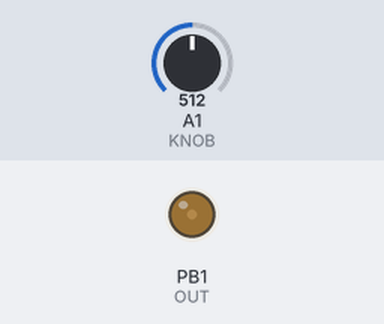
The sketch below on a simulated ATtiny85, built with avr-gcc and run on an emulated ATtiny85. Parts: output pins drawn as LEDs (lit = HIGH). The test bench sets the inputs (shaded band); at power-on: A1 (KNOB) = 512.

Above: at 1.2 s.
1.3 s: A1 (KNOB) set to 1023
At 1.56 s:
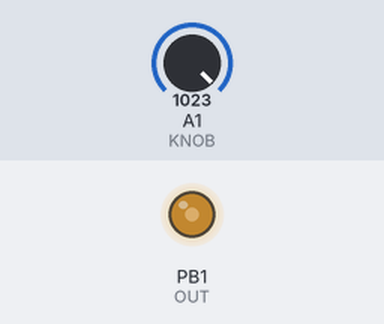
3.2 s: A1 (KNOB) set to 995
4.7 s: A1 (KNOB) set to 972
At 8.3 s:
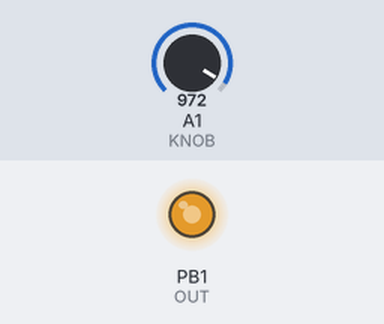
Timing chart, 0 to 13.7 s (numbered marks = the images above; inputs shaded):
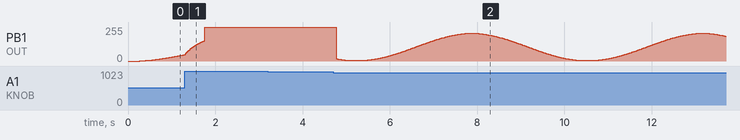

Measured:
- the behaviour switches between 984 and 983 on A1 (KNOB) (found by bisection; images 1 and 2)
- after the input at 3.2 s, every drawn part: stays the same

The sketch:

shelf-light-controller.ino
```cpp
// Meant for deployment on Tiny85 @ 1 Mhz, but compiles with additional serial debug info on 328P for development use.

//================================================================================

#if defined(__AVR_ATtiny85__)
#define    KNOB A1
#define    OUT 1
#define    LED_BUILTIN 4
#else // assume 328P, enable debug output on serial.
#define    KNOB A0
#define    OUT 9
#define    DEBUG
#endif

//================================================================================

#define    LAMP_ON
#define    PULSE_ON
#define    DELAY_ON
#define    PWM_MAX          220
#define    ADC_SMOOTHING    4
#define    RATE             10

//================================================================================

#if defined(DEBUG)
#define    SERIAL_ON
#define    LOG_ADC_LAST
#define    LOG_ADC_AVG
//#define    LOG_FADE
#define    LOG_PWM
//#define    FALSE_ADC 1023
#endif

//================================================================================

static const uint8_t lut[] = {
  0,0,0,0,
  0,0,0,0,
  0,0,0,0, // 16

  1,1,1,1,
  1,2,2,2,
  2,3,3,3,
  4,4,5,5, // 32

  5,6,6,7,
  7,8,9,9,
  10,10,11,12,
  12,13,14,14, // 48

  15,16,17,17,
  18,19,20,21,
  21,22,23,24,
  25,26,27,28, // 64

  29,30,31,32,
  33,34,35,36,
  37,38,40,41,
  42,43,44,45, // 80

  47,48,49,50,
  52,53,54,55,
  57,58,59,61,
  62,63,65,66, // 96

  67,69,70,72,
  73,74,76,77,
  79,80,82,83,
  85,86,88,89, // 112

  90,92,93,95,
  97,98,100,101,
  103,104,106,107,
  109,110,112,113, // 128

  115,117,118,120,
  121,123,124,126,
  128,129,131,132,
  134,135,137,138, // 144

  140,142,143,145,
  146,148,149,151,
  152,154,155,157,
  158,160,162,163, // 160

  165,166,167,169,
  170,172,173,175,
  176,178,179,181,
  182,183,185,186,  // 176

  188,189,190,192,
  193,194,196,197,
  198,200,201,202,
  203,205,206,207, // 192

  208,210,211,212,
  213,214,215,217,
  218,219,220,221,
  222,223,224,225, // 208

  226,227,228,229,
  230,231,232,233,
  234,234,235,236,
  237,238,238,239,
  240,241,241,242, // 224

  243,243,244,245,
  245,246,246,247,
  248,248,249,249,
  250,250,250,251, // 240

  251,252,252,252,
  253,253,253,253,
  254,254,254,254,
  254,255,255,255, // 256
};

//================================================================================

uint16_t   adc_last      =  0;
uint16_t   adc_avg       =  0;
char       buf[5];

//================================================================================

void write_pwm(uint16_t const & fade_index, uint16_t const & knob) {
  uint8_t lut_val = lut[fade_index];
  uint8_t top     = knob >> 2;
  uint8_t bot     = top >= 0b10100000 ? ((top >>4) ^ 0b1000) - 1: 0;

  if (top > 245) {
    analogWrite(
      OUT,
      255
    );
    return;
  }

  uint8_t scaled  = map(lut_val, 0, 255, bot, top    );
  uint8_t limited = map(scaled,  0, 255, 0,   PWM_MAX);

#if !defined(__AVR_ATtiny85__) && defined(SERIAL_ON) && defined(LOG_PWM)
  //Serial.print("LUT: ");     snprintf(buf, 5, "%4d", lut_val);    Serial.print(buf); Serial.print("  ");
  Serial.print("Top: ");     snprintf(buf, 5, "%4d", top);        Serial.print(buf); Serial.print("  ");
  Serial.print("Bot: ");     snprintf(buf, 5, "%4d", bot);        Serial.print(buf); Serial.print("  ");
  Serial.print("Scaled: ");  snprintf(buf, 5, "%4d", scaled);     Serial.print(buf); Serial.print("  ");
  Serial.print("Limited: "); snprintf(buf, 5, "%4d", limited);     Serial.print(buf); Serial.print("  ");
#endif

  analogWrite(
    OUT,
    limited
  );
}

//================================================================================

void setup() {
#if defined(LAMP_ON)
  pinMode(OUT, OUTPUT);
  pinMode(KNOB, INPUT);
#endif

#if defined(LED_ON)
  pinMode(LED_BUILTIN, OUTPUT);
#endif

#if !defined(__AVR_ATtiny85__) && defined(SERIAL_ON)
  Serial.begin(115200);
  Serial.println();
  Serial.println();
  Serial.println();
#endif
}

//================================================================================

void loop() {
#if defined(DELAY_ON)
  delay(RATE);
#endif

#if !defined(__AVR_ATtiny85__) && defined(SERIAL_ON)
  Serial.println();
#endif

#ifdef FALSE_ADC
  adc_last  =  1023;
  adc_avg   =  1023;
#else
  adc_last  =  analogRead(KNOB);
  adc_avg  *=  _BV(ADC_SMOOTHING)-1;
  adc_avg  +=  adc_last;
  adc_avg  >>= ADC_SMOOTHING;
#endif

// v Downshifting these just to make them look nice on serial plotter:
#if !defined(__AVR_ATtiny85__) && defined(SERIAL_ON) && defined(LOG_ADC_LAST)
  Serial.print("adc_last: "); snprintf(buf, 5, "%4d", adc_last >> 2); Serial.print(buf); Serial.print("  ");
#endif
#if !defined(__AVR_ATtiny85__) && defined(SERIAL_ON) && defined(LOG_ADC_AVG)
  Serial.print("adc_avg: "); snprintf(buf, 5, "%4d", adc_avg >> 2); Serial.print(buf); Serial.print("  ");
#endif

#if defined(LAMP_ON)
#if defined(PULSE_ON)
  static int16_t    fade_val      =  0;
  static int8_t     fade_incr     =  1;
  fade_val += fade_incr;

  if (fade_val == 0 || fade_val == 255)
    fade_incr = -fade_incr;

#if !defined(__AVR_ATtiny85__) && defined(SERIAL_ON) && defined(LOG_FADE)
  Serial.print("fade_val: "); snprintf(buf, 5, "%4d", fade_val); Serial.print(buf);  Serial.print("  ");
#endif
  write_pwm(fade_val, adc_avg);
#else
  write_pwm(255, adc_avg);
#endif
#endif

#if defined(LED_ON)
  static bool ledState = false;
  ledState = !ledState;
  digitalWrite(LED_BUILTIN, ledState);
#endif
}
```
